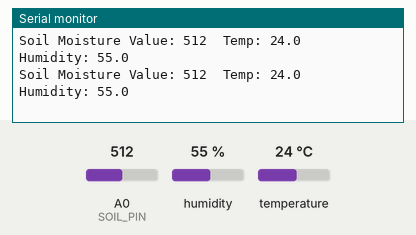
A sketch run on a simulated Arduino Uno, built with avr-gcc and run on an emulated ATmega328P. Parts: the last lines printed to the serial monitor. Inputs (shaded band) come from the test bench; at power-on: humidity 55 %, A0 (SOIL_PIN) = 512, temperature 24 °C.

Above: at 1.8 s.
1.9 s: humidity set to 22 %
At 2.4 s:
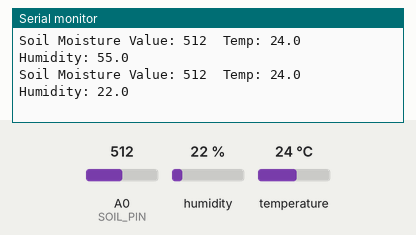
3.4 s: A0 (SOIL_PIN) set to 716
At 4.7 s:
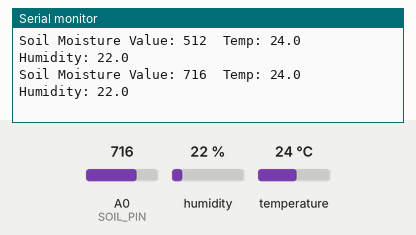
4.9 s: temperature set to 12 °C
At 5.8 s:
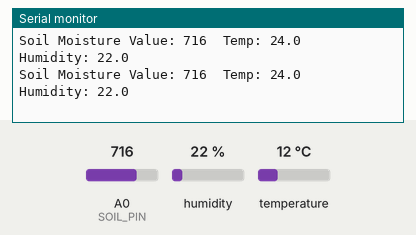
6.4 s: A0 (SOIL_PIN) set to 900
At 7.7 s:
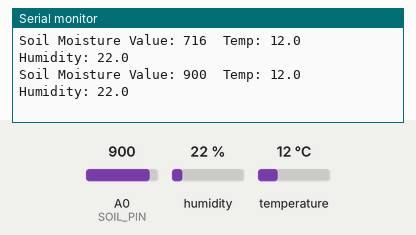
7.9 s: humidity set to 40 %
At 8.8 s:
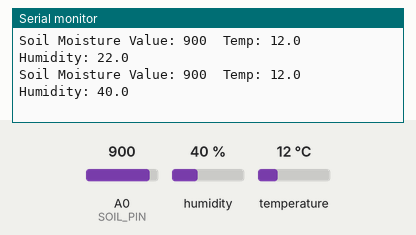
Timing chart, 0 to 10.4 s (numbered marks = the images above; inputs shaded):
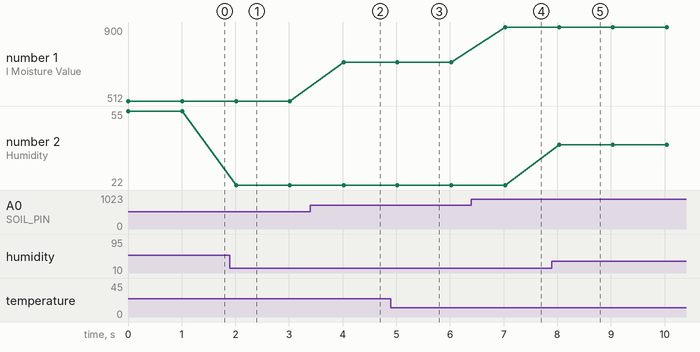

The sketch:

uno_standalone_node.ino
```cpp
/*
 * Lowveld Grove — Arduino Uno standalone sensor node (USB only)
 *
 * This is what's actually running on your Uno right now, extended with the
 * DHT22 for real temperature and humidity (previously only the soil sensor
 * was read, and the bridge script filled in a fake 24C placeholder).
 *
 * No ESP32 link — this prints over USB only, read by
 * tools/uno-serial-bridge/index.js on your Mac.
 *
 * Wiring:
 *   Soil sensor AOUT -> A0, VCC -> 5V, GND -> GND
 *   DHT22 DATA        -> D4,  VCC -> 5V, GND -> GND
 *
 * Needs the "DHT sensor library" (Adafruit) + "Adafruit Unified Sensor"
 * installed via the Arduino IDE Library Manager (Sketch > Include Library >
 * Manage Libraries).
 */

#include <DHT.h>

#define SOIL_PIN A0
#define DHT_PIN 4
#define DHT_TYPE DHT22

DHT dht(DHT_PIN, DHT_TYPE);

void setup() {
  Serial.begin(9600);
  dht.begin();
}

void loop() {
  int soilValue = analogRead(SOIL_PIN);
  float tempC = dht.readTemperature();
  float humidityPct = dht.readHumidity();

  Serial.print("Soil Moisture Value: ");
  Serial.print(soilValue);

  if (isnan(tempC) || isnan(humidityPct)) {
    Serial.println("  DHT22 read failed");
  } else {
    Serial.print("  Temp: ");
    Serial.print(tempC, 1);
    Serial.print("  Humidity: ");
    Serial.println(humidityPct, 1);
  }

  delay(1000);
}
```

Measured:
- after the input at 1.9 s, the serial monitor: prints a new line after 0.11 s (image 1)
- after the input at 3.4 s, the serial monitor: prints a new line after 0.62 s (image 2)
- after the input at 6.4 s, the serial monitor: prints a new line after 0.63 s (image 4)
- after the input at 7.9 s, the serial monitor: prints a new line after 0.14 s (image 5)
- plotted number 1: 512 → 716 after the input at 3.4 s, 716 → 900 after the input at 6.4 s
- plotted number 2: 55 → 22 after the input at 1.9 s, 22 → 40 after the input at 7.9 s
